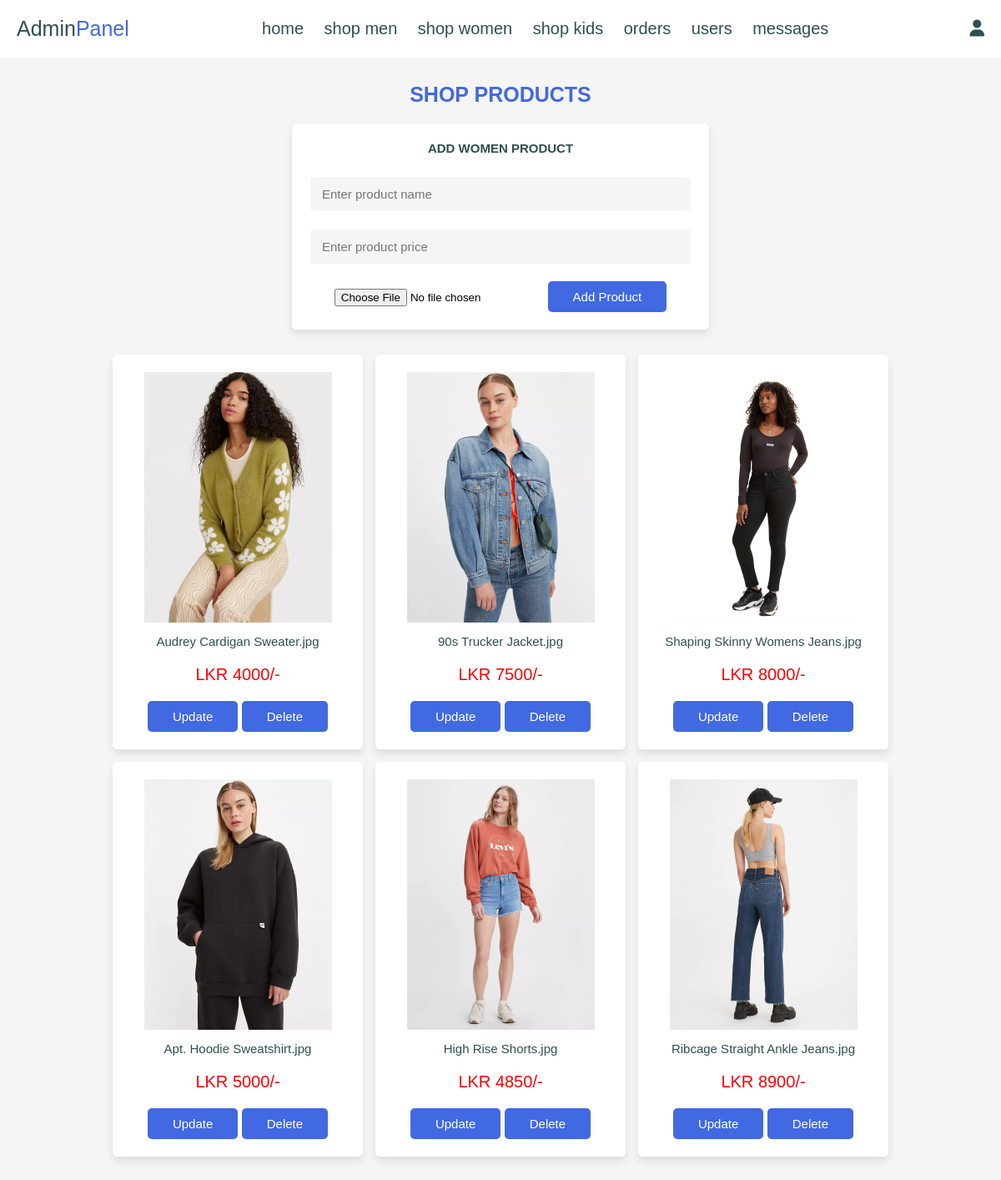
Screenshot of /admin_shopwomen.php (signed in) with the database file from the repository.
### tables this page shows
CREATE TABLE IF NOT EXISTS `shop_women` (
  `id` int(100) NOT NULL AUTO_INCREMENT,
  `name` varchar(100) NOT NULL,
  `price` int(100) NOT NULL,
  `image` varchar(100) NOT NULL,
  PRIMARY KEY (`id`)
);

### admin_shopwomen.php (the view, shortened to what this page needs)
<?php
include('connection.php');
?>
<!doctype html>
<html>
<head>
	<link rel="stylesheet" href="https://cdnjs.cloudflare.com/ajax/libs/font-awesome/6.1.1/css/all.min.css">
	<link rel="stylesheet" href="admin_styles.css">
</head>
<body>
	<?php
	include('admin_header.php');
	?>
<section class="add-products">
   <h1 class="title">Shop Products</h1>
   <form action="" method="post" enctype="multipart/form-data">
      <h3>Add WOMEN Product</h3>
      <input type="text" name="name" class="formbox" placeholder="Enter product name" required>
      <input type="number" min="0" name="price" class="formbox" placeholder="Enter product price" required>
      <input type="file" name="image" accept="image/jpg, image/jpeg, image/png" class="box" required>
      <input type="submit" value="add product" name="add_womenproduct" class="btn">
   </form>
</section>
<section class="show-products">
	<div class="box-container">
		<?php
		$select_womenproducts = mysqli_query($conn, "SELECT * FROM shop_women") or die('Query failed!');
		if(mysqli_num_rows($select_womenproducts)>0){
			while($fetch_womenproducts = mysqli_fetch_assoc($select_womenproducts)) {
	?>
		<div class="box">
			<img src="uploaded/<?php echo $fetch_womenproducts['image']; ?>" alt="">
			<div class="name"><?php echo $fetch_womenproducts['image']; ?></div>
			<div class="price">LKR <?php echo $fetch_womenproducts['price']; ?>/-</div>
			<a href="admin_shopwomen.php?update=<?php echo $fetch_womenproducts['id']; ?>" class="option-btn">Update</a>
			<a href="admin_shopwomen.php?delete=<?php echo $fetch_womenproducts['id']; ?>" class="delete-btn" onClick="return confirm('Are you certain you want to delete this product?');">Delete</a>
		</div>
		<?php
		}
			}else{
			echo('<p class="empty">No Products are added!</p>');
		}
		?>
	</div>
	</section>
</body>
</html>

### admin_styles.css (style rules this page uses)
* { font-family: 'Rubik', sans-serif; margin:0; padding:0; box-sizing: border-box; outline: none; border:none; text-decoration: none; transition:all .2s linear; }
html { font-size: 62.5%; overflow-x: hidden; }
section { padding: 3rem 2rem; }
body { background-color: whitesmoke; }
.title { text-align: center; margin-bottom: 2rem; text-transform: uppercase; color: royalblue; font-size: 2.5rem; }
.btn, .option-btn, .delete-btn, .white-btn { display: inline-block; margin-top: 1rem; padding:1rem 3rem; cursor: pointer; color: white; font-size: 1.5rem; border-radius: .5rem; text-transform: capitalize; font-family: 'Rubik', sans-serif; }
.white-btn, .btn { background-color: royalblue; font-family: 'Rubik', sans-serif; }
.option-btn { background-color: royalblue; font-family: 'Rubik', sans-serif; }
.delete-btn { background-color: royalblue; font-family: 'Rubik', sans-serif; }
.add-products form { background-color: white; border-radius: .5rem; padding:2rem; text-align: center; box-shadow: 0 .5rem 1rem rgba(0,0,0,.1); border: .1rem solid white; max-width: 50rem; margin:0 auto; transition: transform 0.5s; }
.add-products form h3 { font-size: 1.5rem; text-transform: uppercase; color: darkslategray; margin-bottom: 1.5rem; }
.add-products form .formbox { width: 100%; background-color: whitesmoke; border-radius: .5rem; margin:1rem 0; padding:1.2rem 1.4rem; color: darkslategray; font-size: 1.5rem; border: .1rem solid white; }
.show-products { padding-top: 0; }
.show-products .box-container { display:grid; grid-template-columns: repeat(auto-fit, 30rem); justify-content: center; gap: 1.5rem; max-width: 1200px; margin: 0 auto; align-items: flex-start; }
.show-products .box-container .box { text-align: center; padding: 2rem; border-radius: .5rem; border: .1rem solid white; box-shadow: 0 .5rem 1rem rgba(0,0,0,.1); background-color: white; }
.show-products .box-container .box img { height: 30rem; }
.show-products .box-container .box .name { padding: 1rem 0; font-size: 1.5rem; color: darkslategray; }
.show-products .box-container .box .price { padding: 1rem 0; font-size: 2rem; color: red; }

### rows the page displays
shop_women: image (picture), image "Audrey Cardigan Sweater.jpg", price "4000"
shop_women: image (picture), image "90s Trucker Jacket.jpg", price "7500"
shop_women: image (picture), image "Shaping Skinny Womens Jeans.jpg", price "8000"
shop_women: image (picture), image "Apt. Hoodie Sweatshirt.jpg", price "5000"
shop_women: image (picture), image "High Rise Shorts.jpg", price "4850"
shop_women: image (picture), image "Ribcage Straight Ankle Jeans.jpg", price "8900"
